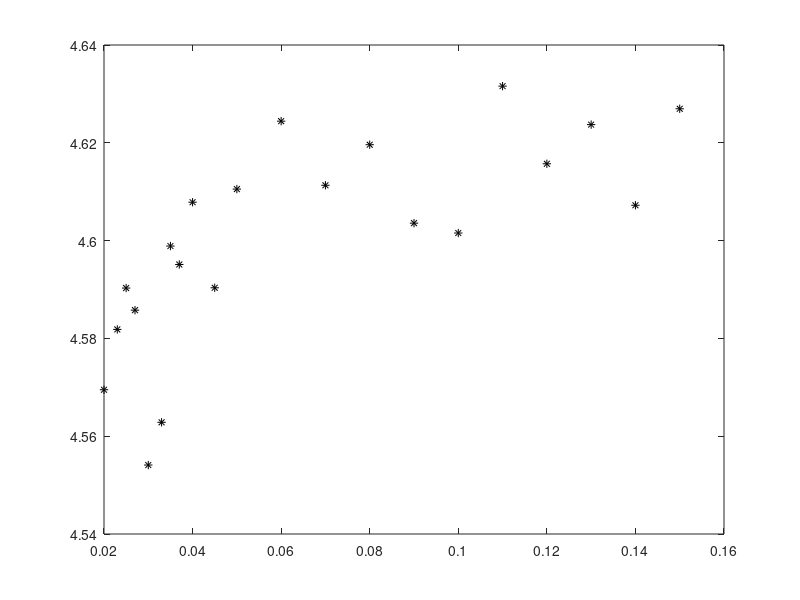
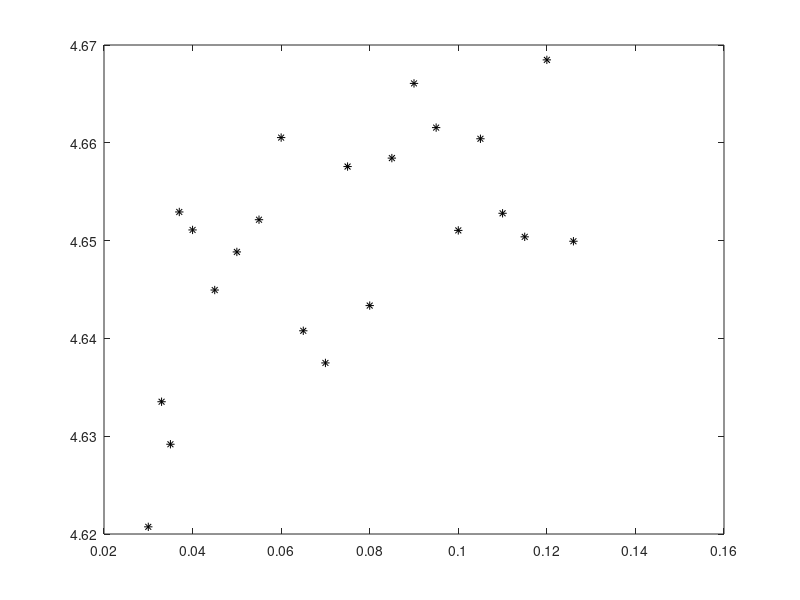
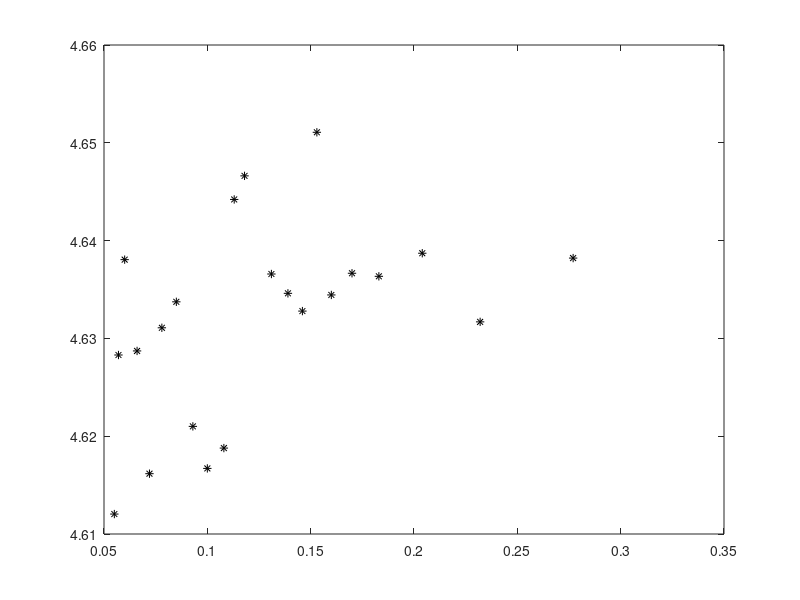
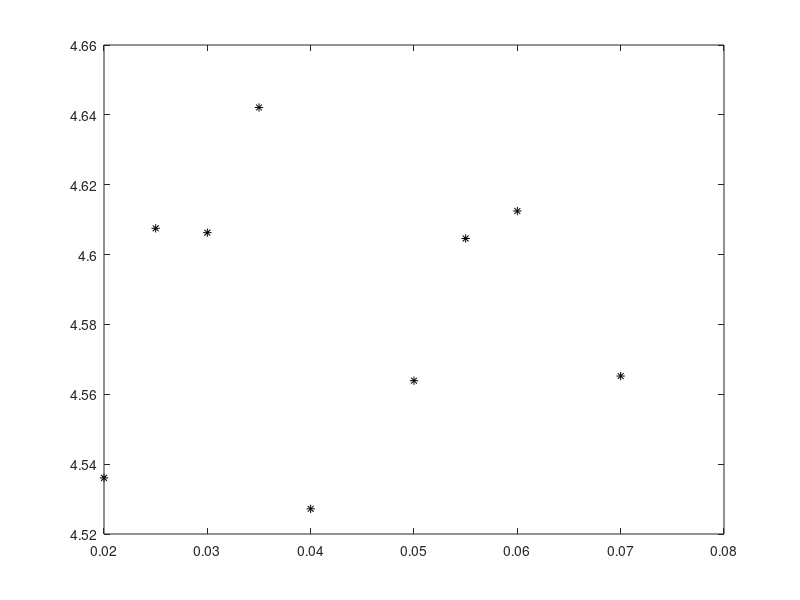

Here is the MATLAB script that generated these plots, in order: (Note: this script raises an error after producing the figures.)
% Data from Cheng et al 2011.% Read the dataX_dat = [1 0.95 0.3 0.020 0.586 26.82 1.20 0.3 0.023 0.586 26.83 1.38 0.3 0.025 0.586 26.84 1.55 0.3 0.027 0.586 26.85 1.77 0.3 0.030 0.586 26.86 2.07 0.3 0.033 0.586 26.87 2.35 0.3 0.035 0.586 26.88 2.55 0.3 0.037 0.586 26.89 2.91 0.3 0.040 0.586 26.810 3.42 0.3 0.045 0.586 26.811 4.09 0.3 0.050 0.586 26.812 5.44 0.3 0.060 0.586 26.813 6.73 0.3 0.070 0.586 26.814 8.23 0.3 0.080 0.586 26.815 9.58 0.3 0.090 0.586 26.816 11.09 0.3 0.100 0.586 26.817 13.05 0.3 0.110 0.586 26.818 14.48 0.3 0.120 0.586 26.819 16.28 0.3 0.130 0.586 26.820 17.70 0.3 0.140 0.586 26.821 19.80 0.3 0.150 0.586 26.8];Q = X_dat(:,2)/1000;Bvec = X_dat(:,3);h = X_dat(:,4);Svec = X_dat(:,5)/1000;temperature = X_dat(:,6);B = Bvec(1);S = Svec(1);A = B*h;P = B + 2*h;R = A./P;y1 = log(Q) - (2/3)*log(R) - log(A) - 0.5*log(S)figure(1), plot(h,y1,'k*')% Additional dataX_dat2 = [22 2.64 0.3 0.030 1.141 26.523 3.10 0.3 0.033 1.141 26.524 3.38 0.3 0.035 1.141 26.525 3.77 0.3 0.037 1.141 26.526 4.24 0.3 0.040 1.141 26.527 5.04 0.3 0.045 1.141 26.528 5.93 0.3 0.050 1.141 26.529 6.86 0.3 0.055 1.141 26.530 7.87 0.3 0.060 1.141 26.531 8.68 0.3 0.065 1.141 26.532 9.64 0.3 0.070 1.141 26.533 10.87 0.3 0.075 1.141 26.534 11.76 0.3 0.080 1.141 26.535 13.02 0.3 0.085 1.141 26.536 14.23 0.3 0.090 1.141 26.537 15.29 0.3 0.095 1.141 26.538 16.26 0.3 0.100 1.141 26.539 17.57 0.3 0.105 1.141 26.540 18.60 0.3 0.110 1.141 26.541 19.73 0.3 0.115 1.141 26.542 21.30 0.3 0.120 1.141 26.843 22.35 0.3 0.126 1.141 26.8];Q = X_dat2(:,2)/1000;Bvec = X_dat2(:,3);h = X_dat2(:,4);Svec = X_dat2(:,5)/1000;temperature = X_dat2(:,6);B = Bvec(1);S = Svec(1);A = B*h;P = B + 2*h;R = A./P;y2 = log(Q) - (2/3)*log(R) - log(A) - 0.5*log(S)figure(2), plot(h,y2,'k*')% Additional dataX_dat3 = [88 11.11 0.6 0.055 0.669 28.589 11.94 0.6 0.057 0.669 28.590 13.06 0.6 0.060 0.669 29.291 15.00 0.6 0.066 0.669 29.292 16.94 0.6 0.072 0.669 26.893 19.44 0.6 0.078 0.669 26.894 22.22 0.6 0.085 0.669 26.895 25.14 0.6 0.093 0.669 26.896 27.92 0.6 0.100 0.669 26.897 31.39 0.6 0.108 0.669 26.898 34.44 0.6 0.113 0.669 28.099 36.81 0.6 0.118 0.669 28.0100 42.50 0.6 0.131 0.669 28.0101 46.25 0.6 0.139 0.669 29.5102 49.58 0.6 0.146 0.669 29.5103 54.03 0.6 0.153 0.669 29.5104 56.67 0.6 0.160 0.669 29.5105 61.94 0.6 0.170 0.669 29.5106 68.75 0.6 0.183 0.669 29.5107 80.28 0.6 0.204 0.669 29.5108 95.28 0.6 0.232 0.669 30.8109 122.08 0.6 0.277 0.669 30.8];Q = X_dat3(:,2)/1000;Bvec = X_dat3(:,3);h = X_dat3(:,4);Svec = X_dat3(:,5)/1000;temperature = X_dat3(:,6);B = Bvec(1);S = Svec(1);A = B*h;P = B + 2*h;R = A./P;y3 = log(Q) - (2/3)*log(R) - log(A) - 0.5*log(S)figure(3), plot(h,y3,'k*')% Additional dataX_dat4 = [122 0.19 0.075 0.020 0.6 26.4123 0.28 0.075 0.025 0.6 26.4124 0.36 0.075 0.030 0.6 26.4125 0.46 0.075 0.035 0.6 26.4126 0.49 0.075 0.040 0.6 26.4127 0.68 0.075 0.050 0.6 26.0128 0.80 0.075 0.055 0.6 26.0129 0.90 0.075 0.060 0.6 26.0130 1.04 0.075 0.070 0.6 25.4];Q = X_dat4(:,2)/1000;Bvec = X_dat4(:,3);h = X_dat4(:,4);Svec = X_dat4(:,5)/1000;temperature = X_dat4(:,6);B = Bvec(1);S = Svec(1);A = B*h;P = B + 2*h;R = A./P;y4 = log(Q) - (2/3)*log(R) - log(A) - 0.5*log(S)figure(4), plot(h,y4,'k*')% Additional dataX_dat5 = [44 22.11 0.3 0.110 1.484 26.3 45 20.53 0.3 0.105 1.484 26.0 46 18.83 0.3 0.100 1.484 26.0 47 17.54 0.3 0.095 1.484 26.3 48 16.39 0.3 0.090 1.484 26.3 49 15.13 0.3 0.085 1.484 26.3 50 13.89 0.3 0.080 1.484 26.3 51 13.24 0.3 0.078 1.484 26.3 52 12.62 0.3 0.075 1.484 26.3 53 11.97 0.3 0.072 1.484 26.3 54 11.31 0.3 0.070 1.484 26.3 55 10.74 0.3 0.067 1.484 26.3 56 10.15 0.3 0.065 1.484 26.3 57 9.59 0.3 0.062 1.484 26.3 58 9.10 0.3 0.060 1.484 26.3];Q = X_dat5(:,2)/1000;Bvec = X_dat5(:,3);h = X_dat5(:,4);Svec = X_dat5(:,5)/1000;temperature = X_dat5(:,6);B = Bvec(1);S = Svec(1);A = B*h;P = B + 2*h;R = A./P;y5 = log(Q) - (2/3)*log(R) - log(A) - 0.5*log(S)figure(5), plot(h,y5,'k*') % Additional dataX_dat6 = [65 2.53 0.3 0.030 1.049 27.466 2.86 0.3 0.032 1.049 27.467 3.30 0.3 0.035 1.049 27.468 3.55 0.3 0.037 1.049 27.469 3.94 0.3 0.040 1.049 27.470 4.87 0.3 0.045 1.049 27.471 5.72 0.3 0.050 1.049 27.472 6.54 0.3 0.055 1.049 27.473 7.40 0.3 0.060 1.049 27.474 8.23 0.3 0.065 1.049 26.675 9.44 0.3 0.070 1.049 26.676 10.31 0.3 0.075 1.049 26.677 11.30 0.3 0.080 1.049 26.678 12.35 0.3 0.085 1.049 26.679 13.41 0.3 0.090 1.049 26.680 14.48 0.3 0.095 1.049 26.681 15.54 0.3 0.100 1.049 26.682 16.63 0.3 0.105 1.049 26.683 17.76 0.3 0.110 1.049 26.684 19.02 0.3 0.115 1.049 26.685 20.18 0.3 0.120 1.049 26.686 21.26 0.3 0.125 1.049 26.687 22.35 0.3 0.130 1.049 26.6];Q = X_dat6(:,2)/1000;Bvec = X_dat6(:,3);h = X_dat6(:,4);Svec = X_dat6(:,5)/1000;temperature = X_dat6(:,6);B = Bvec(1);S = Svec(1);A = B*h;P = B + 2*h;R = A./P;y6 = log(Q) - (2/3)*log(R) - log(A) - 0.5*log(S)figure(6), plot(h,y6,'k*')% Bayesian inferencen = length(y);ybar = mean(y);s = std(y);s2 = s*s;mu_0 = 4.565;tau2_0 = 0.215^2;mu_n = (mu_0/tau2_0 + n*ybar/s^2)/(1/tau2_0 + n/s^2); tau2_n = 1/(1/tau2_0 + n/s^2);sigmab = 0.215;mub = 4.565;sigmae = 0.014023;  % 0.0140;sigmau = 0.040991;  % 0.0411;phi = 0.08;nugget = 10^(-8);Sigma_e = sigmae^2*eye(n); X = ones(n,1);A = eye(n);Z = [X A];dist = zeros(n,n);for i = 1:n,    for j = 1:n        dist(i,j) = abs(h(i)-h(j));    endendR_u = zeros(n,n);R_u = (1 + sqrt(5)*dist/phi + 5*dist.^2/(3*phi^2)).*exp(-sqrt(5)*dist/phi)+eye(n)*nugget;Sigma_x = [sigmab^2,zeros(1,n);zeros(n,1),sigmau^2*R_u];mu_x = [mub zeros(1,n)]';Z = sparse([ones(n,1),sparse(eye(n))]);% Posterior meanx_post = mu_x + Sigma_x*Z'*((Z*Sigma_x*Z' + Sigma_e)\(y - Z*mu_x));% Posterior varianceSigma_post = Sigma_x - Sigma_x*Z'*((Z*Sigma_x*Z' + Sigma_e)\(Z*Sigma_x));% Estimates:mu_post = Z*x_post;% Standard deviation:std_post = sqrt(diag(Z*Sigma_post*Z'));% Prediction standard deviation:std_pred = sqrt(diag(Z*Sigma_post*Z')+sigmae^2*ones(n,1));% The fixed posterior mode and the sampling scheme for theta - scrpt startsRC.n = n;RC.y = y;RC.mu_x = [mub, zeros(1,n)]';RC.sigmab = sigmab;RC.lam_psi1 = 10;RC.lam_psi2 = 10;%sigmau = 0.03;%sigmae = 0.011;RC.phi = 0.08;RC.nugget = 10^(-8);%Sigma_e = sigmae^2*eye(n); RC.X = ones(n,1);RC.A = eye(n);RC.Z = sparse([X A]);RC.dist = zeros(n,n);for i = 1:n,    for j = 1:n        RC.dist(i,j) = abs(h(i)-h(j));    endendRC.R = zeros(n,n);RC.R = (1 + sqrt(5)*dist/phi + 5*dist.^2/(3*phi^2)).*exp(-sqrt(5)*dist/phi)+eye(n)*nugget;% Find the posterior meanDens = @(t)-DensEval_smooth(t,RC);startval = [log(0.014); log(0.041)];[t_m,~,~,~,~,H] = fminunc(Dens,startval);% Sample from the posterior distributionburnper=5000;Nit=burnper+50000;LH = chol(H)'/(2.38/sqrt(2));accept=0;t1 = zeros(2,Nit);t2 = zeros(2,Nit);t3 = zeros(2,Nit);t4 = zeros(2,Nit);xsiz = n + 1;x1 = zeros(xsiz,Nit);x2 = zeros(xsiz,Nit);x3 = zeros(xsiz,Nit);x4 = zeros(xsiz,Nit);ticfor j = 1:4    [1 j]    t_old = t_m;    t = zeros(2,Nit);    x = zeros(xsiz,Nit);    yp = zeros(RC.n,Nit);    ypo = zeros(RC.n,Nit);       [p_old,x_old,yp_old,ypo_old] = DensEval_smooth(t_old,RC);    for i = 1:Nit               t_new = t_old+(LH'\normrnd(0,1,[2,1]));        [p_new,x_new,yp_new,ypo_new] = DensEval_smooth(t_new,RC);        logR = p_new - p_old;        if logR > log(rand(1))            t_old = t_new;            x_old = x_new;            p_old = p_new;            yp_old = yp_new;            ypo_old = ypo_new;                 end        t(:,i) = t_old;        yp(:,i) = yp_old;        ypo(:,i) = ypo_old;        x(:,i) = x_old;    end        switch j            case 1                t1 = t;                yp1 = yp;                ypo1 = ypo;                x1 = x;              case 2                t2 = t;                yp2 = yp;                ypo2 = ypo;                             x2 = x;                           case 3                t3 = t;                yp3 = yp;                ypo3 = ypo;                               x3 = x;                           case 4                t4 = t;                ypo4 = ypo;                yp4 = yp;                x4 = x;             endendtoc% Next steps:% Plot Figure 1: posterior intervals for: eta + u(h)  with fixed theta% based on posterior mode and with sampled theta (wider intervals). % Plot Figure 2: Prediction intervals for y: eta + u(h) + e(h_i)  with fixed theta% based on posterior mode and with sampled theta (wider intervals).% Compute the marginal posterior density of sigma_e and sigma_u% Compute the marginal posterior 95% posterior intervals of sigma_e and% sigma_u plus their median.% Parameter 1:se = [exp(t1(1,burnper:Nit)) exp(t2(1,burnper:Nit)) exp(t3(1,burnper:Nit)) exp(t4(1,burnper:Nit))];xi1 = 0.0080:0.0001:0.0337;fse = ksdensity(se,xi1,'support', 'positive');xi1b = 0.0:0.01:0.04;fexp1 = RC.lam_psi1*exp(-RC.lam_psi1*xi1b);figure(1)hold offplot(xi1,fse,'k-'), hold on,plot(xi1b,fexp1,'k--')xlabel('$\sigma_\epsilon$','interpreter','Latex','fontsize',17)ylabel('$\pi(\sigma_\epsilon|y)$','interpreter','Latex','fontsize',17)set(gca,'fontsize',13)axs=axisaxis([0 0.034 0 180])hold offbox on% Interval: prctile(se,[2.5 50 97.5]):  0.0105    0.0144    0.0216print(figure(1),'-deps','post_dens_se.eps')% Parameter 2:su = [exp(t1(2,burnper:Nit)) exp(t2(2,burnper:Nit)) exp(t3(2,burnper:Nit)) exp(t4(2,burnper:Nit))];xi2 = 0.0020:0.0001:0.2900;fsu = ksdensity(su,xi2,'support', 'positive');xi2b = 0.0:0.01:0.29;fexp2 = RC.lam_psi2*exp(-RC.lam_psi2*xi2b);figure(2)hold offplot(xi2,fsu,'k-'), hold on,plot(xi2b,fexp2,'k--'),xlabel('$\sigma_u$','interpreter','Latex','fontsize',17)ylabel('$\pi(\sigma_u|y)$','interpreter','Latex','fontsize',17)set(gca,'fontsize',13)axs=axisaxis([0 0.22 0 25])hold offbox on% Interval: prctile(su,[2.5 50 97.5]): 0.0142    0.0409    0.1234print(figure(2),'-deps','post_dens_su.eps')%%%% MCMC predictions:xall = [x1(:,burnper:Nit) x2(:,burnper:Nit) x3(:,burnper:Nit) x4(:,burnper:Nit)];ypall = [yp1(:,burnper:Nit) yp2(:,burnper:Nit) yp3(:,burnper:Nit) yp4(:,burnper:Nit)];ypoall = [ypo1(:,burnper:Nit) ypo2(:,burnper:Nit) ypo3(:,burnper:Nit) ypo4(:,burnper:Nit)];xconf = zeros(n,3);yconf = zeros(n,3);ypred = zeros(n,3);for i = 1:n    xconf(i,:) = prctile(xall(i,:),[2.5 50 97.5]);    yconf(i,:) = prctile(ypall(i,:),[2.5 50 97.5]);    ypred(i,:) = prctile(ypoall(i,:),[2.5 50 97.5]);   end% Plot the observations y versus h plus estimates of mu = eta + u and% posterior std.figure(3)clf, plot(h,y,'k.'), holdplot([0 0.16],[xconf(1,2) xconf(1,2)],'k-')plot(h,mu_post + 1.96*std_post,'k:')plot(h,mu_post - 1.96*std_post,'k:')plot(h,yconf(:,2),'k-')plot(h,yconf(:,1),'k--')plot(h,yconf(:,3),'k--'), holdxlabel('$h$ (m)','interpreter','Latex','fontsize',17)ylabel('$y$','interpreter','Latex','fontsize',17)set(gca,'fontsize',13)axs=axisaxis([0 0.16 4.54 4.66])hold offbox onprint(figure(3),'-deps','postmean.eps')% Plot the observations y versus h plus estimates of mu = eta + u and% posterior std.figure(4)clf, plot(h,y,'k.'), holdplot([0 0.16],[xconf(1,2) xconf(1,2)],'k-')plot(h,mu_post + 1.96*std_pred,'k:')plot(h,mu_post - 1.96*std_pred,'k:')plot(h,ypred(:,2),'k-')plot(h,ypred(:,1),'k--')plot(h,ypred(:,3),'k--'), holdxlabel('$h$ (m)','interpreter','Latex','fontsize',17)ylabel('$y$','interpreter','Latex','fontsize',17)set(gca,'fontsize',13)axs=axisaxis([0 0.16 4.54 4.66])hold offbox onprint(figure(4),'-deps','prediction.eps')% Plot the observations y versus h plus prediction interval for y figure(5)tf = s*tinv(0.975,n-1)*sqrt(1+1/n);clf, plot(h,y,'k.'), holdplot([0 0.16],[ybar ybar],'k-')plot([0 0.16],[(ybar - tf) (ybar - tf)],'k--')plot([0 0.16],[(ybar + tf) (ybar + tf)],'k--'), holdxlabel('$h$ (m)','interpreter','Latex','fontsize',17)ylabel('$y$','interpreter','Latex','fontsize',17)set(gca,'fontsize',13)axs=axisaxis([0 0.16 4.54 4.66])hold offbox onprint(figure(5),'-deps','simpleprediction.eps')% Plot the observations y versus h plus prediction interval for y figure(6)clf, plot(h,Q,'k.')xlabel('$h$ (m)','interpreter','Latex','fontsize',17)ylabel('$Q$ (m$^3$/s)','interpreter','Latex','fontsize',17)set(gca,'fontsize',13)axs=axisaxis([0 0.16 0 0.02])hold offbox onprint(figure(6),'-deps','qvsh_data.eps')